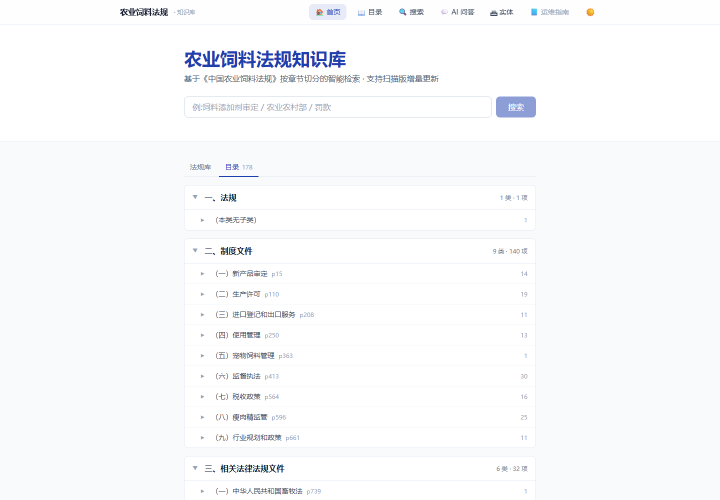
#> input picture _cat1.png, 1440 x 1000 px (shown at 1/2 size)
$ python _probe_pitch.py _cat1.png
#> lines starting #> are read from the running program, lines starting #| are printed output that depends on the picture
import sys, numpy as np
from PIL import Image

p = sys.argv[1]
im = Image.open(p).convert("L")
W, H = im.size
#> W = 1440; H = 1000
nw, nh = int(W*0.55), int(H*0.55)
#> nw = 792; nh = 550
g = np.array(im.resize((nw, nh), Image.LANCZOS))
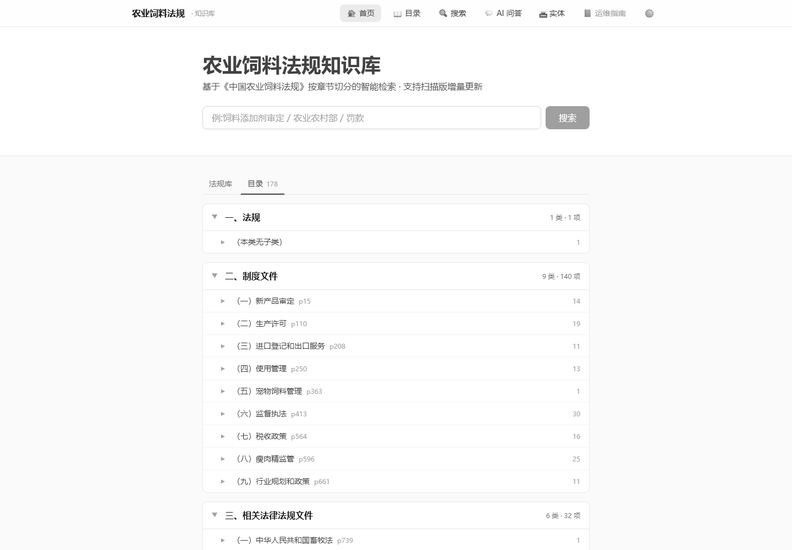
#> g: shape (550, 792); min 0, max 255, mean 249.8
# 只看左页文本区
x0, x1 = int(nw*0.10), int(nw*0.46)
#> x0 = 79; x1 = 364
strip = g[:, x0:x1]
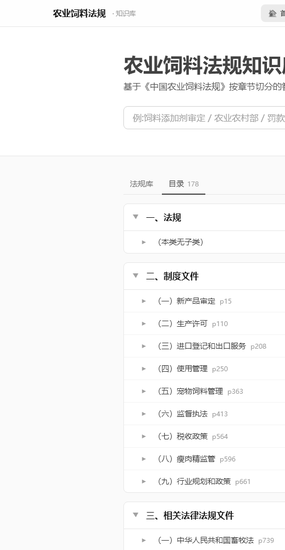
#> strip: shape (550, 285); min 0, max 255, mean 246.9
prof = (strip < 160).sum(axis=1).astype(np.float32)
#> prof = 550 values, max 106 at index 64, min 0 at index 0, mean 6.92
thr = max(1.0, prof.max()*0.15)
#> thr = 15.9
runs, start = [], None
# 低于峰值 8% 即视为行间空白, 以便在极密排版下仍能切出行
thr = max(1.0, prof.max() * 0.08)
#> thr = 8.48
for y in range(len(prof)):
    if prof[y] > thr:
        if start is None: start = y
    else:
        if start is not None: runs.append((start,y)); start=None
#> after the loop, runs = [(9, 18), (56, 74), (83, 90), (181, 183), (194, 195), (215, 221), (240, 243), (244, 245), (272, 280), (298, 304), (321, 322), (323, 324), (326, 327), (343, 349), (365, 372), (388, 394), (411, 415), (416, 417), (433, 439), (456, 462), (478, 485), (511, 520), (537, 543)]
if start is not None: runs.append((start,len(prof)))
runs=[(a,b) for a,b in runs if b-a>=4]
#> runs = [(9, 18), (56, 74), (83, 90), (215, 221), (272, 280), (298, 304), (343, 349), (365, 372), (388, 394), (411, 415), (433, 439), (456, 462), (478, 485), (511, 520), (537, 543)]
print(f"ink runs on left page: {len(runs)}")
#| ink runs on left page: 15
for i,(a,b) in enumerate(runs):
    print(f"  {i:2d} y={a:6d}-{b:6d} h={b-a:4d}")
#> this loop made 15 passes
#|    0 y=     9-    18 h=   9
#|    1 y=    56-    74 h=  18
#|    2 y=    83-    90 h=   7
#|    3 y=   215-   221 h=   6
#|    4 y=   272-   280 h=   8
#|    5 y=   298-   304 h=   6
#|    6 y=   343-   349 h=   6
#|    7 y=   365-   372 h=   7
#> (further printed lines are left out)
hs=[b-a for a,b in runs]
#> hs = [9, 18, 7, 6, 8, 6, 6, 7, 6, 4, 6, 6, 7, 9, 6]
if hs: print("median run height =", float(np.median(hs)))
#| median run height = 6.0
tops=[a for a,b in runs]
#> tops = [9, 56, 83, 215, 272, 298, 343, 365, 388, 411, 433, 456, 478, 511, 537]
if len(tops)>1:
    d=[tops[i+1]-tops[i] for i in range(len(tops)-1)]
#> d = [47, 27, 132, 57, 26, 45, 22, 23, 23, 22, 23, 22, 33, 26]
    print("top gaps:", [int(x) for x in d])
#| top gaps: [47, 27, 132, 57, 26, 45, 22, 23, 23, 22, 23, 22, 33, 26]

$ run again, on _live_search.png
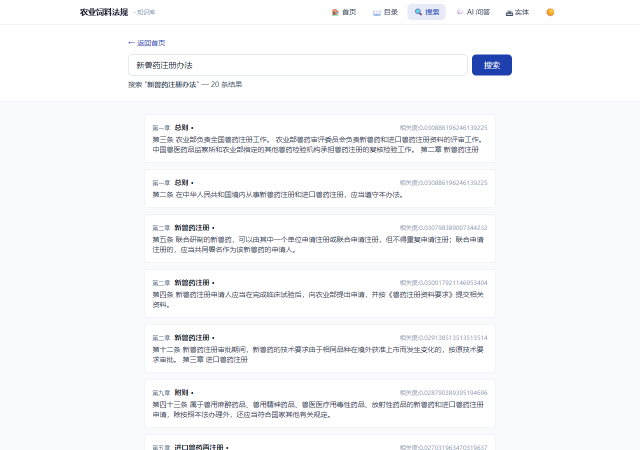
#> input picture _live_search.png, 1280 x 900 px (shown at 1/2 size)
#> `g = np.array(im.resize((nw, nh), Image.LANCZOS))`:
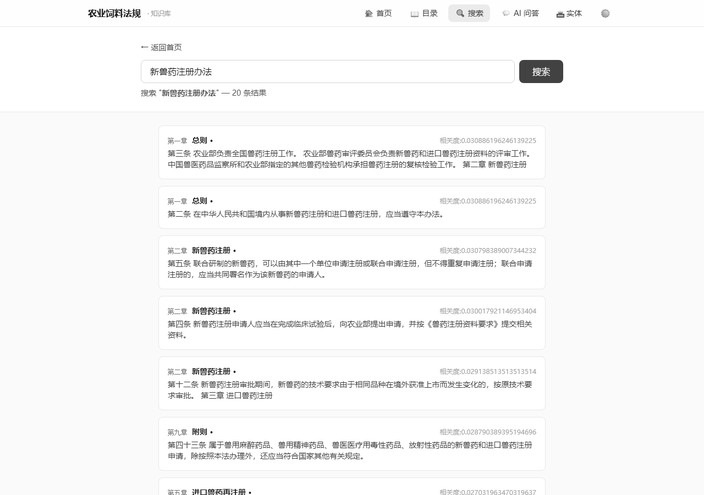
#> g: shape (495, 704); min 0, max 255, mean 246.8
#> `strip = g[:, x0:x1]`:
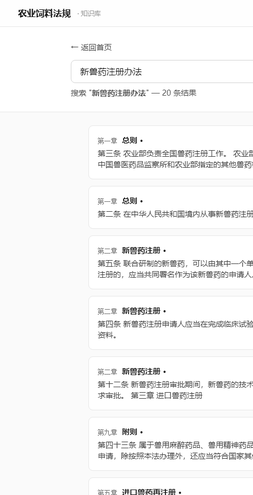
#> strip: shape (495, 253); min 0, max 255, mean 244.6
#> prof = 495 values, max 72 at index 162, min 0 at index 0, mean 9.15
#> `thr = max(1.0, prof.max()*0.15)`: thr = 10.8
#> `thr = max(1.0, prof.max() * 0.08)`: thr = 5.76
#> after the loop `for y in range(len(prof)):`: runs = [(9, 18), (44, 47), (48, 51), (68, 75), (90, 97), (137, 143), (150, 157), (161, 168), (198, 204), (211, 217), (247, 254), (260, 267), (271, 278), (307, 315), (321, 327), (335, 336), (368, 375), (381, 388), (392, 399), (429, 435), (442, 448), (453, 459)]; start = 489
#> `runs=[(a,b) for a,b in runs if b-a>=4]`: runs = [(9, 18), (68, 75), (90, 97), (137, 143), (150, 157), (161, 168), (198, 204), (211, 217), (247, 254), (260, 267), (271, 278), (307, 315), (321, 327), (368, 375), (381, 388), (392, 399), (429, 435), (442, 448), (453, 459), (489, 495)]
#| ink runs on left page: 20
#> the loop `for i,(a,b) in enumerate(runs):` made 20 passes
#> (printed output is left out)
#> hs = [9, 7, 7, 6, 7, 7, 6, 6, 7, 7, 7, 8, 6, 7, 7, 7, 6, 6, 6, 6]
#| median run height = 7.0
#> tops = [9, 68, 90, 137, 150, 161, 198, 211, 247, 260, 271, 307, 321, 368, 381, 392, 429, 442, 453, 489]
#> d = [59, 22, 47, 13, 11, 37, 13, 36, 13, 11, 36, 14, 47, 13, 11, 37, 13, 11, 36]
#| top gaps: [59, 22, 47, 13, 11, 37, 13, 36, 13, 11, 36, 14, 47, 13, 11, 37, 13, 11, 36]
